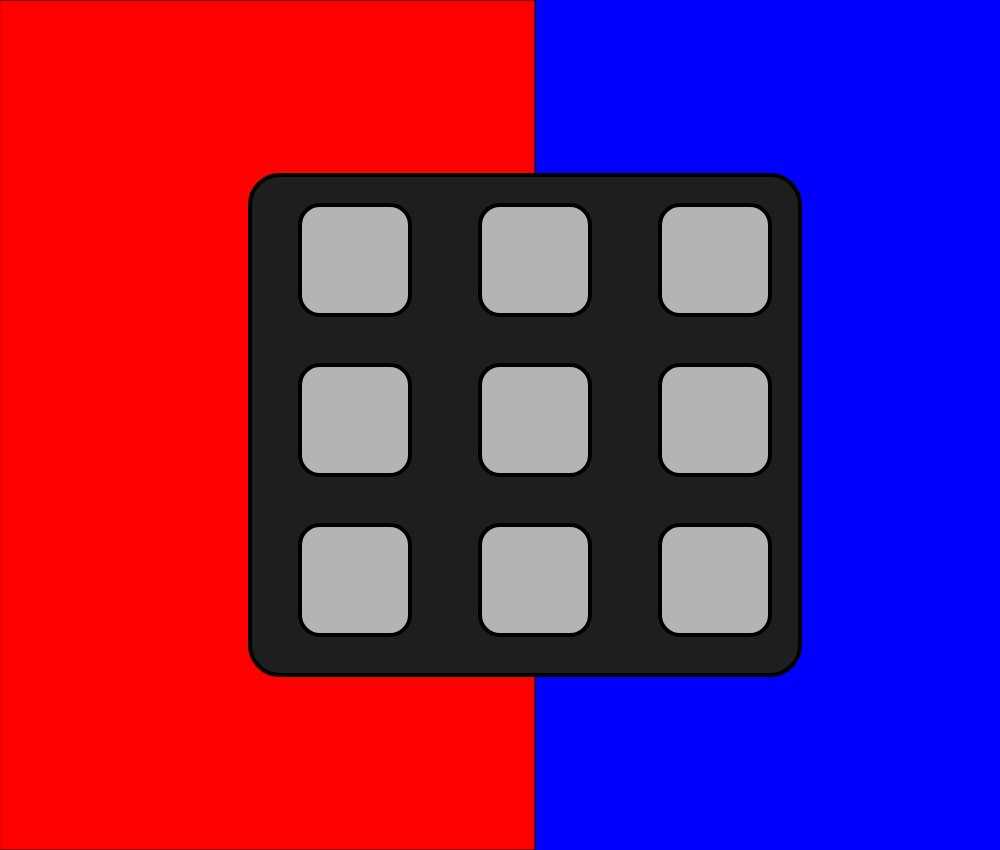
Frame 1 (no input)
Frame 60 (no input): identical to frame 1, image omitted
Frame 120 (the mouse pressed at the canvas centre since frame 60): identical to frame 1, image omitted

The p5.js sketch that drew this single still picture (run headless with seeded random() and noise() and a simulated clock; from frame 60 on, the mouse is pressed at the canvas centre):

// p5.js sketch
// ── sketch.js
// variabel speler en bord
let speler1 = 1
let Speler2 = 2
let vak1 = 0
let vak2 = 0
let vak3 = 0
let vak4 = 0
let vak5 = 0
let vak6 = 0
let vak7 = 0
let vak8 = 0
let vak9 = 0

let achtergrondRood = 535

function setup() {
  createCanvas(1000, 850);
}

function draw() {
  background(0,0,255); // achtergrond met kleuren voor de spelers
  strokeWeight(1);
  fill(255,0,0);
  rect(0,0,achtergrondRood,850);
// speelbord
 strokeWeight(4);
  fill(30);
  rect(250,175,550,500,30);
  fill(180);
  rect(300,205,110,110,20);
  rect(480,205,110,110,20);
  rect(660,205,110,110,20);
  rect(300,365,110,110,20);
  rect(480,365,110,110,20);
  rect(660,365,110,110,20);
  rect(300,525,110,110,20);
  rect(480,525,110,110,20);
  rect(660,525,110,110,20);
}
